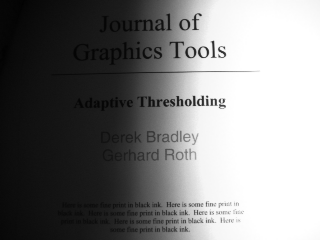
#> input picture imgs/book.png, 320 x 240 px
$ jupyter execute ImageProcessing7_Segmentation_2.ipynb   (shell and % lines are left out)
#> lines starting #> are read from the running program, lines starting #| are printed output that depends on the picture; after the words box and inside, x2 and y2 are one past the last pixel; in counts of white or black regions, pixels touching at a corner belong together
# Lab Segmentation 2

[cell 1]
import numpy as np
import matplotlib.pyplot as plt
from skimage.color import rgb2gray
from matplotlib.pyplot import bar
import skimage.io as io
from skimage.exposure import histogram

# Show the figures / plots inside the notebook


def show_images(images, titles=None):
    # This function is used to show image(s) with titles by sending an array of images and an array of associated titles.
    # images[0] will be drawn with the title titles[0] if exists
    # You aren't required to understand this function, use it as-is.
    n_ims = len(images)
    if titles is None:
        titles = ['(%d)' % i for i in range(1, n_ims + 1)]
    fig = plt.figure()
    n = 1
    for image, title in zip(images, titles):
        a = fig.add_subplot(1, n_ims, n)
        if image.ndim == 2:
            plt.gray()
        plt.imshow(image)
        a.set_title(title)
        n += 1
    fig.set_size_inches(np.array(fig.get_size_inches()) * n_ims)
    plt.show()

[cell 2]
def getThreshold(img):
    img = img.astype("uint8")
    hist, bin_edges = histogram(img, nbins=265)
    Tnew = round((sum(hist*bin_edges))/(img.shape[0]*img.shape[1]))
    Told = 0
    while Tnew != Told:
        Told = Tnew
        hist_low = hist[hist < Told]
        hist_high = hist[hist >= Told]
        Tlow = Told
        Thigh = Told
        if sum(hist_low) != 0:
            Tlow = round((sum(hist_low*bin_edges[0:len(hist_low)]))/sum(hist_low))
        if sum(hist_high) != 0:
            Thigh = round((sum(hist_high*bin_edges[len(hist_low):len(hist)]))/sum(hist_high))
        Tnew = (Tlow + Thigh)/2
    return Tnew

def splitAndSegmentN(img,N):
    parts = np.hsplit(img, N)

    for i in range(len(parts)):
        T = getThreshold(parts[i])
        parts[i] = np.where(parts[i] > T, 1, 0)

    return np.hstack(parts)

[cell 3]
book = io.imread("./imgs/book.png")
#> book is the input picture: shape (240, 320); min 1, max 255, mean 128.1
book1 = rgb2gray(io.imread("./imgs/book1.png"))*255
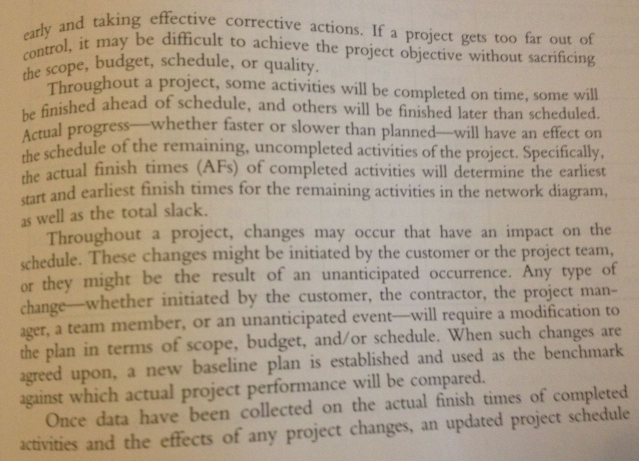
#> input picture imgs/book1.png, 1278 x 922 px (shown at 1/2 size)
#> book1: shape (922, 1278) float64; min 54.32, max 194.1, mean 156.9
cameraman = io.imread("./imgs/cameraman.png")
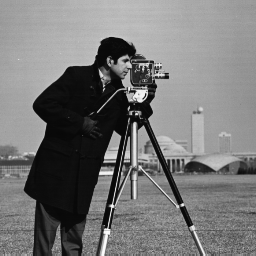
#> input picture imgs/cameraman.png, 256 x 256 px
#> cameraman is the input picture: shape (256, 256); min 7, max 253, mean 118.7
cufe = rgb2gray(io.imread("./imgs/cufe.png"))*255
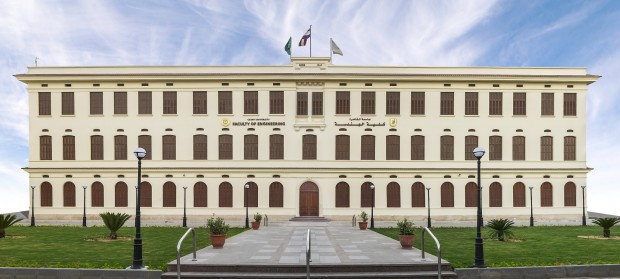
#> input picture imgs/cufe.png, 620 x 279 px
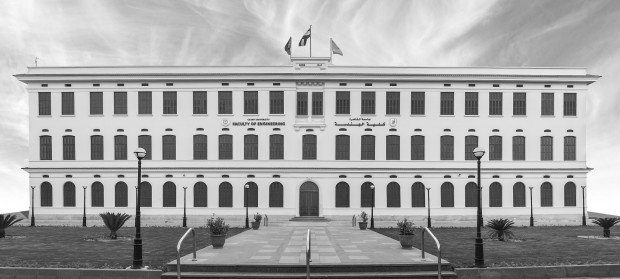
#> cufe: shape (279, 620) float64; min 7.86, max 255, mean 165.1

Tbook = getThreshold(book)
#> in getThreshold, `hist, bin_edges = histogram(img, nbins=265)`: hist = 255 values, max 16863 at index 254, min 1 at index 0, mean 301.2; bin_edges = 255 values from 1 to 255
#> in getThreshold, `Tnew = round((sum(hist*bin_edges))/(img.shape[0]*img.shape[1]))`: Tnew = 128
#> the loop in getThreshold, `while Tnew != Told:` made 3 passes
#> (Told, Tnew) on passes 1 to 3: (128, 155), (155, 162.5), (162.5, 162.5)
#> Tbook = 162.5
Tbook1 = getThreshold(book1)
#> the loop in getThreshold (call 2), `while Tnew != Told:` made 3 passes
#> (Told, Tnew) on passes 1 to 3: (156, 118), (118, 117), (117, 117)
#> Tbook1 = 117
Tcameraman = getThreshold(cameraman)
#> Tcameraman = 128.5
Tcufe = getThreshold(cufe)
#> Tcufe = 95.5


book = np.where(book < Tbook, 0, 1)
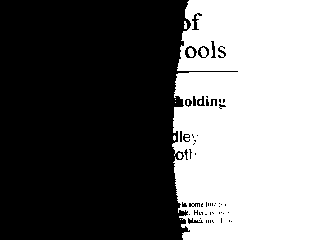
#> book: shape (240, 320) int64; values 0 (black) and 1 (white), 43% white; 10 white regions (6 under 20 px), largest, box (x1, y1, x2, y2) and area: (172, 0, 320, 240) 32871, (188, 48, 194, 57) 44, (184, 21, 187, 29) 21, (178, 153, 182, 159) 21
book1 = np.where(book1 < Tbook1, 0, 1)
#> book1: shape (922, 1278) int64; values 0 (black) and 1 (white), 92.9% white; 2102 black regions (572 under 20 px), largest, box (x1, y1, x2, y2) and area: (59, 732, 123, 762) 500, (193, 822, 227, 852) 355, (1183, 813, 1217, 842) 306
cameraman = np.where(cameraman < Tcameraman, 0, 1)
#> cameraman: shape (256, 256) int64; values 0 (black) and 1 (white), 59% white; 133 black regions (127 under 20 px), largest, box (x1, y1, x2, y2) and area: (0, 37, 256, 256) 26360, (139, 207, 154, 211) 32, (15, 201, 29, 208) 28, (118, 199, 130, 205) 25, (129, 88, 136, 94) 24, (193, 110, 201, 114) 21
cufe = np.where(cufe < Tcufe, 0, 1)
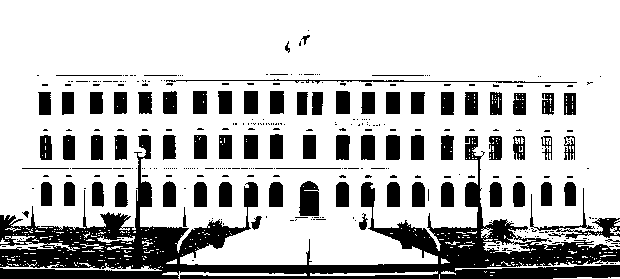
#> cufe: shape (279, 620) int64; values 0 (black) and 1 (white), 75.6% white; 333 black regions (258 under 20 px), largest, box (x1, y1, x2, y2) and area: (0, 135, 620, 279) 22313, (530, 188, 620, 239) 720, (299, 181, 319, 216) 606

show_images([book, book1, cameraman, cufe])
#> in show_images, `n_ims = len(images)`: n_ims = 4
#> the loop in show_images, `for image, title in zip(images, titles):` made 4 passes
#> title on passes 1 to 4: '(1)', '(2)', '(3)', '(4)'
#> after the loop in show_images, `for image, title in zip(images, titles):`: n = 5

[cell 4]
def splitAndSegment(img):
    part0, part00 = np.hsplit(img, 2)
    part1, part2 = np.vsplit(part0, 2)
    part3, part4 = np.vsplit(part00, 2)
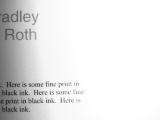
#> part4: shape (120, 160); min 43, max 255, mean 229.6

    part1T = getThreshold(part1)
#> part1T = 27
    part2T = getThreshold(part2)
#> part2T = 27
    part3T = getThreshold(part3)
#> part3T = 207
    part4T = getThreshold(part4)
#> part4T = 213.5

    part1 = np.where(part1 > part1T, 1, 0)
#> part1: shape (120, 160) int64; values 0 (black) and 1 (white), 27.2% white; 26 white regions (25 under 20 px), largest, box (x1, y1, x2, y2) and area: (94, 0, 160, 120) 5155
    part2 = np.where(part2 > part2T, 1, 0)
#> part2: shape (120, 160) int64; values 0 (black) and 1 (white), 35.2% white; 20 white regions (18 under 20 px), largest, box (x1, y1, x2, y2) and area: (95, 0, 160, 120) 6691, (103, 13, 108, 21) 32
    part3 = np.where(part3 > part3T, 1, 0)
#> part3: shape (120, 160) int64; values 0 (black) and 1 (white), 77.2% white; 6 black regions (1 under 20 px), largest, box (x1, y1, x2, y2) and area: (0, 0, 93, 120) 4168, (51, 40, 57, 58) 57, (58, 46, 66, 58) 52, (59, 98, 66, 109) 47, (50, 98, 58, 106) 42
    part4 = np.where(part4 > part4T, 1, 0)
#> part4: shape (120, 160) int64; values 0 (black) and 1 (white), 77.9% white; 26 black regions (21 under 20 px), largest, box (x1, y1, x2, y2) and area: (0, 0, 48, 120) 4049, (46, 97, 56, 103) 34, (45, 81, 56, 87) 32, (63, 98, 73, 103) 25, (61, 91, 70, 95) 21

    part0 = np.vstack((part1, part2))
#> part0: shape (240, 160) int64; values 0 (black) and 1 (white), 31.2% white; 45 white regions (43 under 20 px), largest, box (x1, y1, x2, y2) and area: (94, 0, 160, 240) 11846, (103, 133, 108, 141) 32
    part00 = np.vstack((part3, part4))
#> part00: shape (240, 160) int64; values 0 (black) and 1 (white), 77.6% white; 31 black regions (22 under 20 px), largest, box (x1, y1, x2, y2) and area: (0, 0, 93, 240) 8217, (51, 40, 57, 58) 57, (58, 46, 66, 58) 52
    return np.hstack((part0,part00))
#> returned value: shape (240, 320) int64; values 0 (black) and 1 (white), 54.4% white; 98 black regions (77 under 20 px), largest, box (x1, y1, x2, y2) and area: (0, 0, 133, 240) 25817, (154, 0, 253, 240) 8237, (122, 42, 135, 60) 92

[cell 5]
book = io.imread("./imgs/book.png")
book1 = rgb2gray(io.imread("./imgs/book1.png"))*255
cameraman = io.imread("./imgs/cameraman.png")
cufe = rgb2gray(io.imread("./imgs/cufe.png"))*255

show_images([splitAndSegment(book),splitAndSegment(book1),splitAndSegment(cameraman),splitAndSegmentN(cufe,5)])
#> in splitAndSegment (call 2), `part3, part4 = np.vsplit(part00, 2)`:
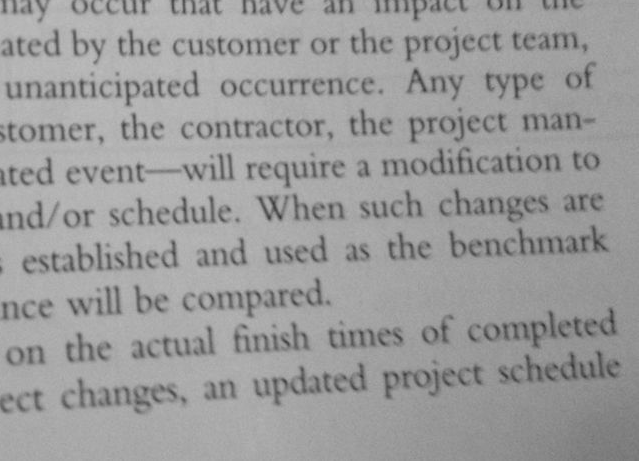
#> part4: shape (461, 639) float64; min 56.46, max 189.1, mean 155.7
#> in splitAndSegment (call 2), `part1T = getThreshold(part1)`: part1T = 121
#> in splitAndSegment (call 2), `part2T = getThreshold(part2)`: part2T = 120
#> in splitAndSegment (call 2), `part3T = getThreshold(part3)`: part3T = 125.5
#> in splitAndSegment (call 2), `part4T = getThreshold(part4)`: part4T = 116.5
#> in splitAndSegment (call 2), `part1 = np.where(part1 > part1T, 1, 0)`: part1: shape (461, 639) int64; values 0 (black) and 1 (white), 91.2% white; 532 black regions (129 under 20 px), largest, box (x1, y1, x2, y2) and area: (319, 22, 344, 48) 221, (136, 253, 152, 279) 185, (135, 126, 151, 152) 173
#> in splitAndSegment (call 2), `part2 = np.where(part2 > part2T, 1, 0)`: part2: shape (461, 639) int64; values 0 (black) and 1 (white), 89.6% white; 449 black regions (79 under 20 px), largest, box (x1, y1, x2, y2) and area: (41, 271, 123, 305) 787, (173, 408, 229, 440) 602, (41, 329, 86, 351) 412
#> in splitAndSegment (call 2), `part3 = np.where(part3 > part3T, 1, 0)`: part3: shape (461, 639) int64; values 0 (black) and 1 (white), 93.4% white; 529 black regions (172 under 20 px), largest, box (x1, y1, x2, y2) and area: (462, 252, 482, 276) 184, (425, 300, 440, 324) 140, (537, 214, 552, 237) 136
#> in splitAndSegment (call 2), `part4 = np.where(part4 > part4T, 1, 0)`: part4: shape (461, 639) int64; values 0 (black) and 1 (white), 92.8% white; 553 black regions (127 under 20 px), largest, box (x1, y1, x2, y2) and area: (559, 352, 578, 380) 189, (525, 355, 543, 382) 189, (599, 308, 617, 336) 186
#> in splitAndSegment (call 2), `part0 = np.vstack((part1, part2))`: part0: shape (922, 639) int64; values 0 (black) and 1 (white), 90.4% white; 965 black regions (192 under 20 px), largest, box (x1, y1, x2, y2) and area: (41, 732, 123, 766) 787, (173, 869, 229, 901) 602, (41, 790, 86, 812) 412
#> in splitAndSegment (call 2), `part00 = np.vstack((part3, part4))`: part00: shape (922, 639) int64; values 0 (black) and 1 (white), 93.1% white; 1045 black regions (271 under 20 px), largest, box (x1, y1, x2, y2) and area: (559, 813, 578, 841) 189, (525, 816, 543, 843) 189, (599, 769, 617, 797) 186
#> in splitAndSegment (call 3), `part1, part2 = np.vsplit(part0, 2)`:
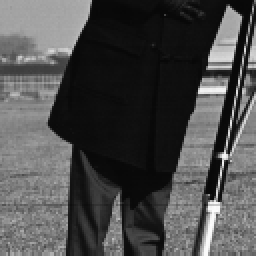
#> part2: shape (128, 128) (shown 2 times larger); min 7, max 253, mean 75.8
#> in splitAndSegment (call 3), `part3, part4 = np.vsplit(part00, 2)`:
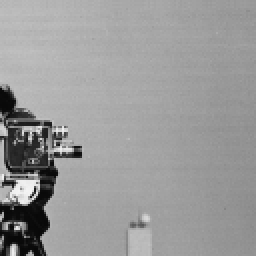
#> part3: shape (128, 128) (shown 2 times larger); min 8, max 244, mean 153.8
#> in splitAndSegment (call 3), `part1T = getThreshold(part1)`: part1T = 147.5
#> in splitAndSegment (call 3), `part2T = getThreshold(part2)`: part2T = 177.5
#> in splitAndSegment (call 3), `part3T = getThreshold(part3)`: part3T = 155
#> in splitAndSegment (call 3), `part4T = getThreshold(part4)`: part4T = 161.5
#> in splitAndSegmentN, `parts = np.hsplit(img, N)`: parts = 5 items
#> the loop in splitAndSegmentN, `for i in range(len(parts)):` made 5 passes
#> T on passes 1 to 5: 168.5, 143.5, 148, 162.5, 166
#> the loop in show_images (call 2), `for image, title in zip(images, titles):` made 4 passes

[cell 6]
book = io.imread("./imgs/book.png")
show_images([splitAndSegmentN(book,32)])
#> the loop in splitAndSegmentN (call 2), `for i in range(len(parts)):` made 32 passes
#> T on passes 3, 8, 9, 10, 11, 12, 13, 14, 15, 16, 17, 18: 8, 16, 17.5, 19, 18.5, 23.5, 31.5, 54.5, 82.5, 88, 112, 142
#> (hist in getThreshold, bin_edges in getThreshold, T) on passes 1, 4, 5, 6, 27: ([9, 33, 47, 148, 325, 130, 89, 215, 333, 469, 405, 182, 15], [2, 3, 4, 5, 6, 7, 8, 9, 10, 11, 12, 13, 14], 9), ([6, 27, 65, 76, 86, 103, 140, 218, 313, 491, 587, 269, 19], [7, 8, 9, 10, 11, 12, 13, 14, 15, 16, 17, 18, 19], 11), ([1, 23, 62, 72, 94, 112, 139, 266, 399, 753, 425, 54], [9, 10, 11, 12, 13, 14, 15, 16, 17, 18, 19, 20], 13), ([1, 10, 34, 51, 87, 89, 127, 204, 376, 700, 604, 115, 2], [10, 11, 12, 13, 14, 15, 16, 17, 18, 19, 20, 21, 22], 15), ([2, 39, 32, 39, 63, 2225], [250, 251, 252, 253, 254, 255], 254)
